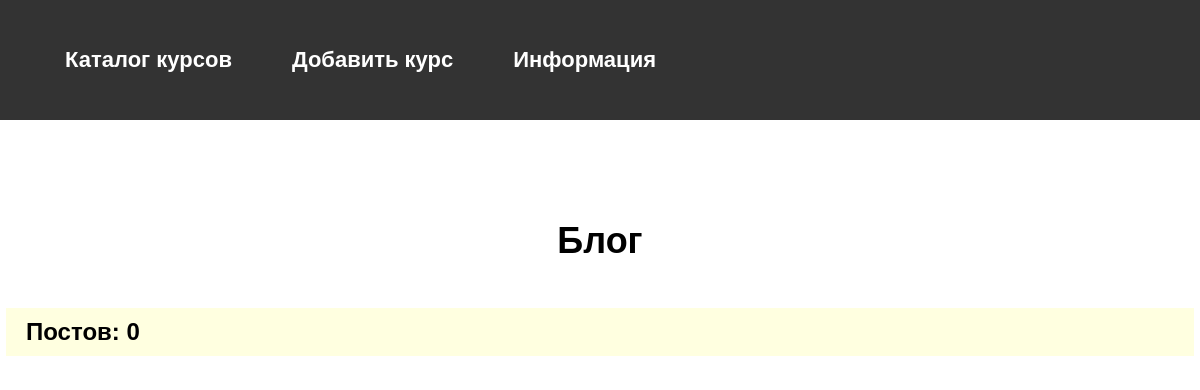
The page /blog/ on the database as committed earlier.
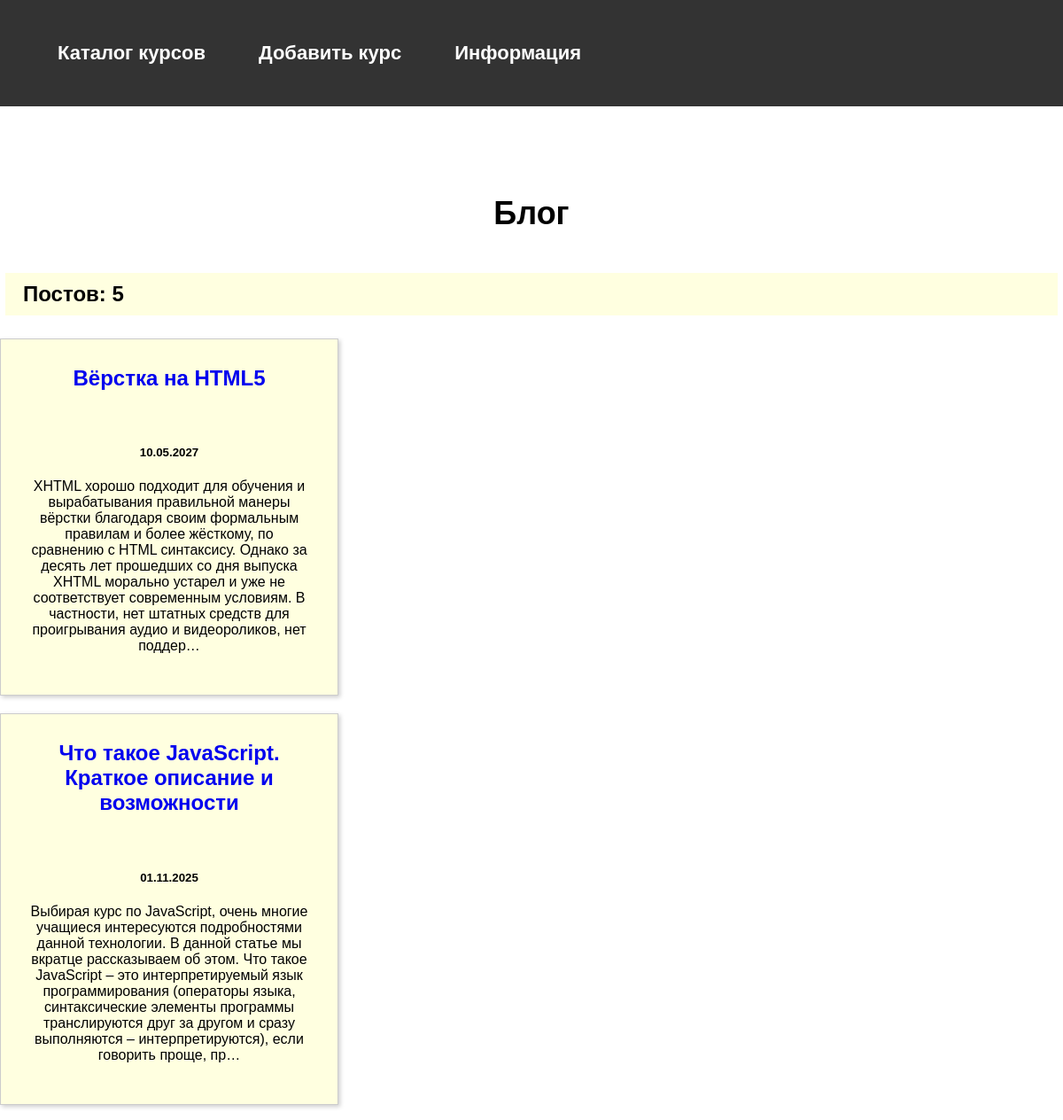
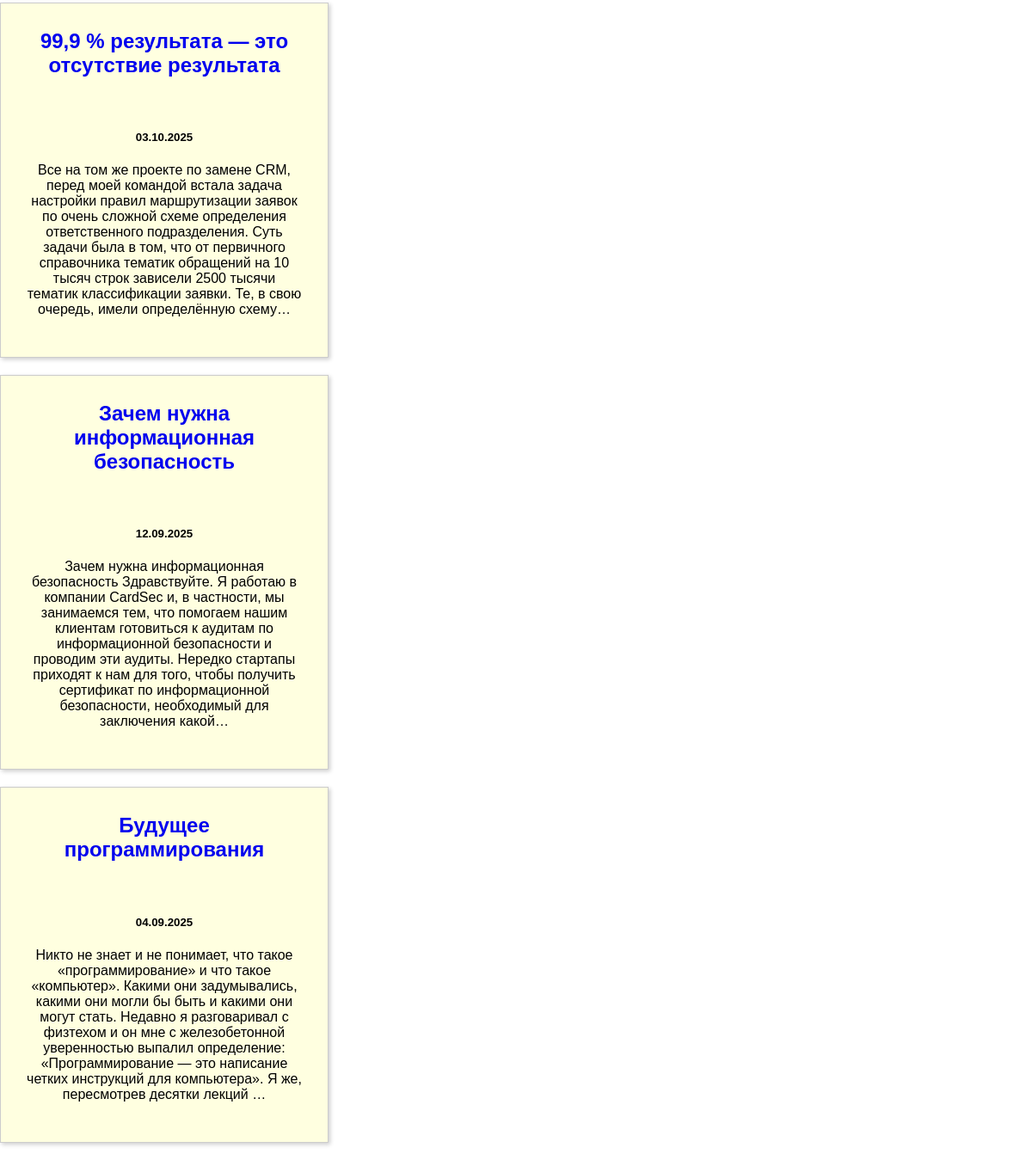
The same page on the database as committed later (2 pictures, top to bottom).
### blog/models.py (models this page shows, shortened)
class Blog(models.Model):
    title = models.CharField(max_length=200)
    description = models.TextField()
    date = models.DateField()

### blog/views.py (the view)
# urls.py: path('', views.blogs, name='blogs'),
def blogs(request):
    blogs = Blog.objects.order_by('-date')
    return render(request, 'blog/blogs.html', {'blogs': blogs})

### blog/templates/blog/blogs.html
{% extends 'skills/base.html' %}
{% block content %}
<h1>Блог</h1>
<h2 class="count">Постов: {{ blogs.count }}</h2>
{% for blog in blogs %}
<div class="element">
    <h2 class="top"><a href="{% url 'detail' blog.id %}">{{ blog.title }}</a></h2>
    <div class="blog_text">
        <h5>{{ blog.date|date:'d.m.Y' }}</h5>
        <p>{{ blog.description|striptags|truncatechars:360 }}</p>
    </div>
</div>
{% endfor %}
{% endblock %}

Rows that differ between the two databases and show on the page:
added Blog: title "Вёрстка на HTML5", date "10.05.2027", description "XHTML хорошо подходит для обучения и вырабатывания правильной манеры вёрстки благодаря своим формальным правилам и более жёсткому, по сравнению с HTML синтаксису. Однако за десять лет прошедших со дня выпуска XHTML морально устарел и уже не соответствует современным условиям. В частности, нет штатных средств для проигрывания аудио и видеороликов, нет поддер…"
added Blog: title "Что такое JavaScript. Краткое описание и возможности", date "01.11.2025", description "Выбирая курс по JavaScript, очень многие учащиеся интересуются подробностями данной технологии. В данной статье мы вкратце рассказываем об этом. Что такое JavaScript – это интерпретируемый язык программирования (операторы языка, синтаксические элементы программы транслируются друг за другом и сразу выполняются – интерпретируются), если говорить проще, пр…"
added Blog: title "99,9 % результата — это отсутствие результата", date "03.10.2025", description "Все на том же проекте по замене CRM, перед моей командой встала задача настройки правил маршрутизации заявок по очень сложной схеме определения ответственного подразделения. Суть задачи была в том, что от первичного справочника тематик обращений на 10 тысяч строк зависели 2500 тысячи тематик классификации заявки. Те, в свою очередь, имели определённую схему…"
added Blog: title "Зачем нужна информационная безопасность", date "12.09.2025", description "Зачем нужна информационная безопасность Здравствуйте. Я работаю в компании CardSec и, в частности, мы занимаемся тем, что помогаем нашим клиентам готовиться к аудитам по информационной безопасности и проводим эти аудиты. Нередко стартапы приходят к нам для того, чтобы получить сертификат по информационной безопасности, необходимый для заключения какой…"
added Blog: title "Будущее программирования", date "04.09.2025", description "Никто не знает и не понимает, что такое «программирование» и что такое «компьютер». Какими они задумывались, какими они могли бы быть и какими они могут стать. Недавно я разговаривал с физтехом и он мне с железобетонной уверенностью выпалил определение: «Программирование — это написание четких инструкций для компьютера». Я же, пересмотрев десятки лекций …"
Other text that changed with them:
{{ blogs.count }}: "0" → "5"
